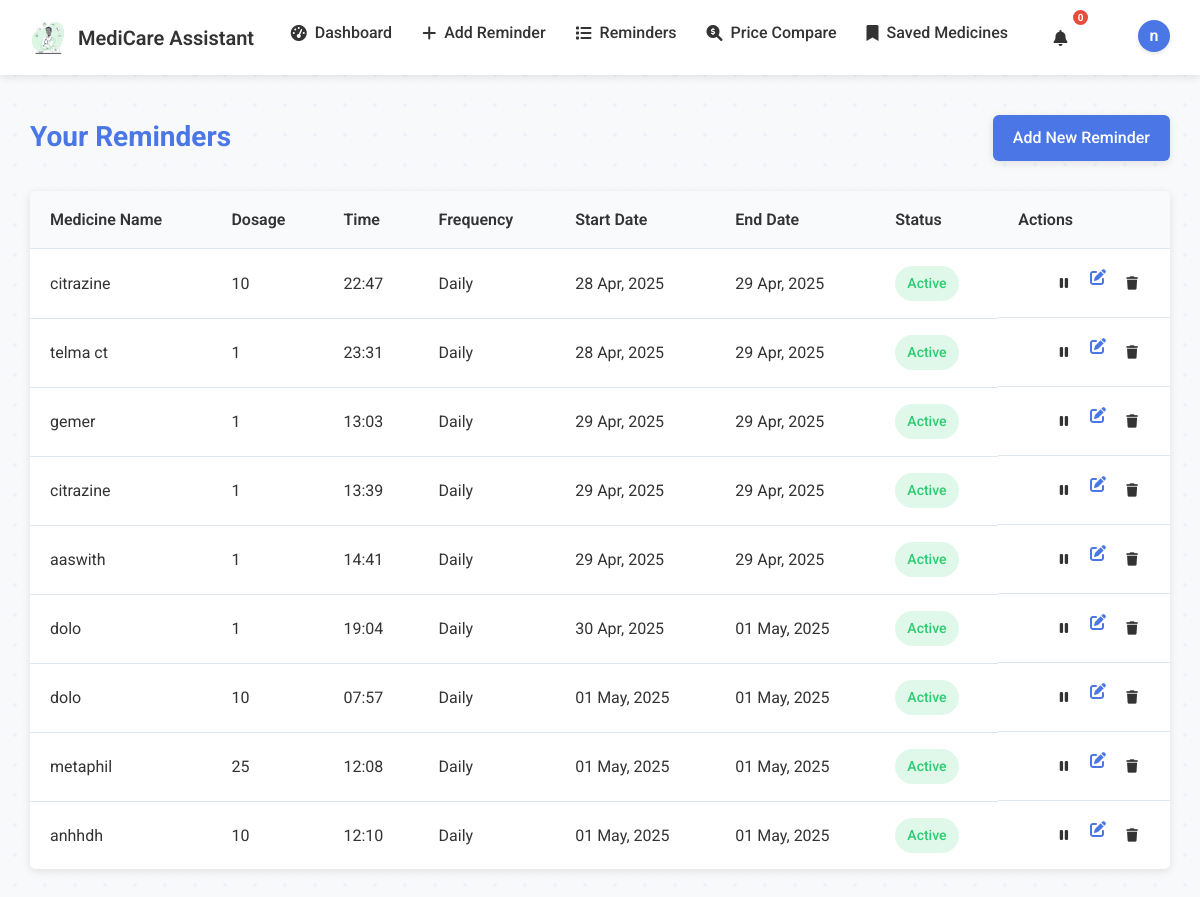
The page /reminders (signed in) on the database its author committed.
### app.py (models this page shows, shortened)
class User(UserMixin, db.Model):
    __tablename__ = 'user'
    id = db.Column(db.Integer, primary_key=True)
    name = db.Column(db.String(100), nullable=False)
    email = db.Column(db.String(120), unique=True, nullable=False)
    password = db.Column(db.String(200), nullable=False)
    reminders = db.relationship('Reminder', backref='user', lazy=True)
    saved_prices = db.relationship('PharmacyPrice', backref='user', lazy=True)
    email_notifications = db.Column(db.Boolean, default=True)
    voice_alerts = db.Column(db.Boolean, default=True)
    desktop_notifications = db.Column(db.Boolean, default=True)

class Reminder(db.Model):
    id = db.Column(db.Integer, primary_key=True)
    medicine_name = db.Column(db.String(100), nullable=False)
    dosage = db.Column(db.String(50), nullable=False)
    reminder_time = db.Column(db.String(10), nullable=False)
    frequency = db.Column(db.String(20), nullable=False)
    days = db.Column(db.String(100))  # For weekly frequency: Mon,Tue,Wed,...
    start_date = db.Column(db.Date, nullable=False)
    end_date = db.Column(db.Date, nullable=False)
    is_active = db.Column(db.Boolean, default=True)
    alert_type = db.Column(db.String(20), default='notification')  # notification, sound, etc.
    alert_message = db.Column(db.Text)  # Custom message for the reminder
    user_id = db.Column(db.Integer, db.ForeignKey('user.id'), nullable=False)
    next_time = db.Column(db.DateTime, nullable=True)  # Store the next reminder time

### app.py (the view)
@app.route('/reminders')
@login_required
def reminders():
    user_reminders = Reminder.query.filter_by(user_id=current_user.id).all()
    return render_template('reminders.html', reminders=user_reminders)

### app.py (called while the page is built)
@login_manager.user_loader
def load_user(user_id):
    return User.query.get(int(user_id))

### templates/reminders.html (shortened to what this page needs)
{% extends "base.html" %}
{% block content %}
<div class="dashboard-header">
    <h1>Your Reminders</h1>
    <a href="{{ url_for('add_reminder') }}" class="btn btn-primary">Add New Reminder</a>
</div>
{% if reminders %}
    <div class="reminder-list">
        <table>
            <thead>
                <tr>
                    <th>Medicine Name</th>
                    <th>Dosage</th>
                    <th>Time</th>
                    <th>Frequency</th>
                    <th>Start Date</th>
                    <th>End Date</th>
                    <th>Status</th>
                    <th>Actions</th>
                </tr>
            </thead>
            <tbody>
                {% for reminder in reminders %}
                <tr class="{{ 'inactive' if not reminder.is_active }}">
                    <td>{{ reminder.medicine_name }}</td>
                    <td>{{ reminder.dosage }}</td>
                    <td>{{ reminder.reminder_time }}</td>
                    <td>{{ reminder.frequency.capitalize() }}
                    </td>
                    <td>{{ reminder.start_date.strftime('%d %b, %Y') }}</td>
                    <td>{{ reminder.end_date.strftime('%d %b, %Y') }}</td>
                    <td>
                        <span class="status-badge {{ 'active' if reminder.is_active else 'inactive' }}">
                            {{ 'Active' if reminder.is_active else 'Inactive' }}
                        </span>
                    </td>
                    <td class="actions">
                        {% if reminder.is_active %}
                            <button type="button" class="btn btn-toggle" data-id="{{ reminder.id }}" onclick="toggleReminder('{{ reminder.id }}')">
                                <i class="fas fa-pause"></i>
                            </button>
                        {% else %}
                            <button type="button" class="btn btn-toggle" data-id="{{ reminder.id }}" onclick="toggleReminder('{{ reminder.id }}')">
                                <i class="fas fa-play"></i>
                            </button>
                        {% endif %}
                        <a href="{{ url_for('edit_reminder', id=reminder.id) }}" class="btn btn-edit">
                            <i class="fas fa-edit"></i>
                        </a>
                        <button type="button" class="btn btn-delete" onclick="deleteReminder('{{ reminder.id }}')">
                            <i class="fas fa-trash"></i>
                        </button>
                    </td>
                </tr>
                {% endfor %}
            </tbody>
        </table>
    </div>
{% else %}
    <div class="empty-state">
        <i class="fas fa-bell-slash"></i>
        <p>You don't have any reminders yet.</p>
        <a href="{{ url_for('add_reminder') }}" class="btn btn-primary">Add Your First Reminder</a>
    </div>
{% endif %}
{% endblock %}

### templates/base.html (shortened to what this page needs)
<!DOCTYPE html>
<html lang="en">
<head>
    <link rel="stylesheet" href="https://cdnjs.cloudflare.com/ajax/libs/font-awesome/6.0.0/css/all.min.css">
    <link rel="stylesheet" href="{{ url_for('static', filename='css/style.css') }}">
</head>
<body>
    <nav>
        <div class="nav-container">
            <a href="{{ url_for('index') }}" class="logo">
                <img src="{{ url_for('static', filename='images/medical-care.svg') }}" alt="MediCare Logo" class="logo-img">
                MediCare Assistant
            </a>
            {% if current_user.is_authenticated %}
            <ul class="nav-links">
                <li><a href="{{ url_for('dashboard') }}"><i class="fas fa-tachometer-alt"></i> Dashboard</a></li>
                <li><a href="{{ url_for('add_reminder') }}"><i class="fas fa-plus"></i> Add Reminder</a></li>
                <li><a href="{{ url_for('reminders') }}"><i class="fas fa-list"></i> Reminders</a></li>
                <li><a href="{{ url_for('price_comparison_page') }}"><i class="fas fa-search-dollar"></i> Price Compare</a></li>
                <li><a href="{{ url_for('saved_prices') }}"><i class="fas fa-bookmark"></i> Saved Medicines</a></li>
                <li class="nav-item dropdown">
                    <a href="{{ url_for('notifications') }}" class="notification-icon">
                        <i class="fas fa-bell"></i>
                        <span class="notification-badge" id="notification-count">0</span>
                    </a>
                </li>
                <li class="nav-item dropdown">
                    <a href="#" class="profile-dropdown-toggle">
                        <div class="profile-avatar">
                            <span>{{ current_user.name[:1] }}</span>
                        </div>
                    </a>
                </li>
            </ul>
            {% else %}
            <ul class="nav-links">
                <li><a href="#" onclick="showLogin()"><i class="fas fa-sign-in-alt"></i> Login</a></li>
                <li><a href="#" onclick="showSignup()"><i class="fas fa-user-plus"></i> Sign Up</a></li>
            </ul>
            {% endif %}
        </div>
    </nav>
    <main>
        <div class="container">
            {% block content %}{% endblock %}
        </div>
    </main>
</body>
</html>

### rows shown on the page
User: name "n"
Reminder: medicine_name "citrazine", dosage "10", reminder_time "22:47", frequency "Daily", start_date "28 Apr, 2025", end_date "29 Apr, 2025", is_active "Active"
Reminder: medicine_name "telma ct", dosage "1", reminder_time "23:31", frequency "Daily", start_date "28 Apr, 2025", end_date "29 Apr, 2025", is_active "Active"
Reminder: medicine_name "gemer", dosage "1", reminder_time "13:03", frequency "Daily", start_date "29 Apr, 2025", end_date "29 Apr, 2025", is_active "Active"
Reminder: medicine_name "citrazine", dosage "1", reminder_time "13:39", frequency "Daily", start_date "29 Apr, 2025", end_date "29 Apr, 2025", is_active "Active"
Reminder: medicine_name "aaswith", dosage "1", reminder_time "14:41", frequency "Daily", start_date "29 Apr, 2025", end_date "29 Apr, 2025", is_active "Active"
Reminder: medicine_name "dolo", dosage "1", reminder_time "19:04", frequency "Daily", start_date "30 Apr, 2025", end_date "01 May, 2025", is_active "Active"
Reminder: medicine_name "dolo", dosage "10", reminder_time "07:57", frequency "Daily", start_date "01 May, 2025", end_date "01 May, 2025", is_active "Active"
Reminder: medicine_name "metaphil", dosage "25", reminder_time "12:08", frequency "Daily", start_date "01 May, 2025", end_date "01 May, 2025", is_active "Active"
Reminder: medicine_name "anhhdh", dosage "10", reminder_time "12:10", frequency "Daily", start_date "01 May, 2025", end_date "01 May, 2025", is_active "Active"
